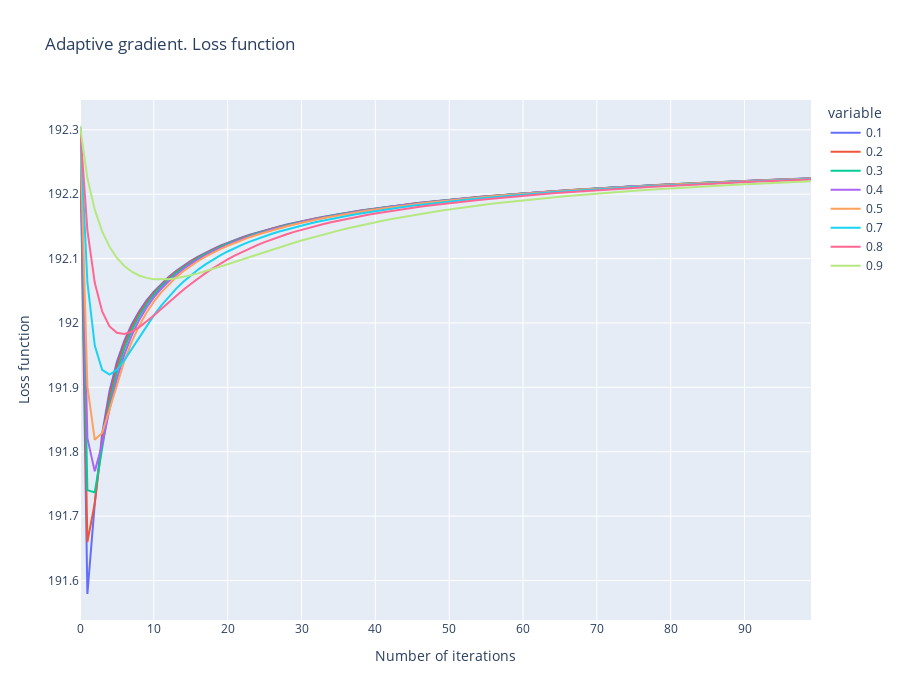

The notebook cell saved with this chart:
### Markdown cell above
### Adaptive gradient

### Code cell
optimiser = GradientOptimiser()
losses= {}
for gamma in [0.1, 0.2, 0.3, 0.4, 0.5, 0.7,0.8, .9]:
  optimiser.nbatches = nbatches
  # reset already learned coefficients 
  optimiser.coeffs = None
  # empirically chosen lr to differentiate the behavoir of loss function
  optimiser.fit(X, y, lr = 1e-2, max_iter=100, method = 'adagrad', nbatches= 1, gamma = gamma)
  # losses.setdefault (nbatches, optimiser.get_mseloss())
  losses.setdefault (gamma, optimiser.get_mseloss())
for k,v in losses.items():
    print (f'Gamma: {k}, MSE:{round(v[-1],3)}')

plot_losses(losses, title= 'Adaptive gradient. Loss function')
